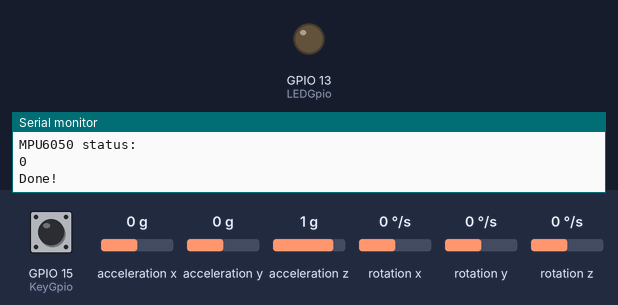
Bench run of a sketch on a simulated ESP32. On the bench: output pins drawn as LEDs (lit = HIGH), the last lines printed to the serial monitor. The test bench sets the inputs (shaded band); at power-on: GPIO 15 (KeyGpio) LOW, acceleration x 0 g, acceleration y 0 g, acceleration z 1 g, rotation x 0 °/s, rotation y 0 °/s, rotation z 0 °/s.

Above: at 2.2 s.
2.3 s: GPIO 15 (KeyGpio) pulled HIGH for 0.15 s
At 3.6 s:
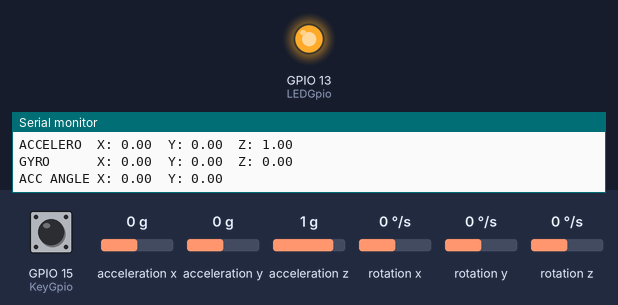
Timing chart, 0 to 9.9 s (numbered marks = the images above; inputs shaded):
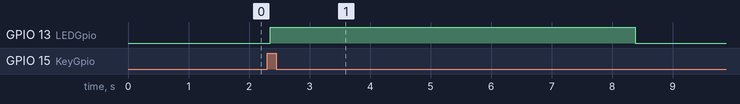

Measured:
- after the input at 2.3 s, GPIO 13 (LEDGpio): LOW → HIGH after 0.05 s, → LOW 6.0 s later

The sketch:

ClientSend.ino
```cpp
#include <WiFi.h>
#include <PubSubClient.h>
#include <ArduinoJson.h>
// mpu6050驱动文件
#include "Wire.h"
#include <MPU6050_light.h>

// 替换为你的WiFi网络的SSID和密码
const char* ssid = "Redmi Note 12";
const char* password = "1805300624";

// 替换为你的MQTT代理的地址和端口（使用主机的IP地址）
const char* mqtt_server = "192.168.1.10";
const int mqtt_port = 1883;

// 替换为你的MQTT用户名和密码（如果有）
const char* mqtt_user = "";
const char* mqtt_password = "";

#define KeyGpio  15
#define LEDGpio  13
#define MpuSCL    6
#define MpuSDA    5
// 创建 mpu6050对象
MPU6050 mpu(Wire);

// 创建WiFi和PubSubClient对象
WiFiClient espClient;
PubSubClient client(espClient);


void setup_mpu6050(void){
  Wire.begin(MpuSDA, MpuSCL);
  byte status = mpu.begin();
  Serial.println(F("MPU6050 status:"));
  Serial.println(status);
  while(status != 0)
  Serial.println(F("Calculating offsets, do not move MPU6050"));
  mpu.calcOffsets(); // gyro and accelero
  Serial.println("Done!\n");
}

void setup() {
  Serial.begin(115200);
  pinMode(KeyGpio, INPUT_PULLDOWN);
  pinMode(LEDGpio, OUTPUT);
  digitalWrite(LEDGpio, LOW);
  setup_mpu6050();
}

void loop() {

  if(digitalRead(KeyGpio))
  {
    delay(50);
    if(digitalRead(KeyGpio))
    {
      digitalWrite(LEDGpio, HIGH);
      while(digitalRead(KeyGpio))
        delay(10);
      for(int i = 0; i < 200; i++)
      {
        mpu.update();
        Serial.print(F("ACCELERO  X: "));Serial.print(mpu.getAccX());
        Serial.print("\tY: ");Serial.print(mpu.getAccY());
        Serial.print("\tZ: ");Serial.println(mpu.getAccZ());

        Serial.print(F("GYRO      X: "));Serial.print(mpu.getGyroX());
        Serial.print("\tY: ");Serial.print(mpu.getGyroY());
        Serial.print("\tZ: ");Serial.println(mpu.getGyroZ());

        Serial.print(F("ACC ANGLE X: "));Serial.print(mpu.getAccAngleX());
        Serial.print("\tY: ");Serial.println(mpu.getAccAngleY());

        delay(25);
      }
      digitalWrite(LEDGpio, LOW);
    }

  }
}
```
